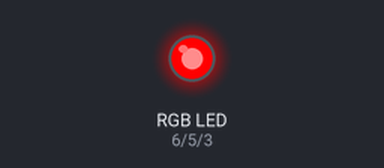
Simulated run of this sketch. Board: Arduino Uno, built with avr-gcc and run on an emulated ATmega328P. Parts: an RGB LED mixed from three pins (HIGH = lit). Dim RGB values are drawn brighter than linear.

Above: at 0.05 s.
At 2.0 s:
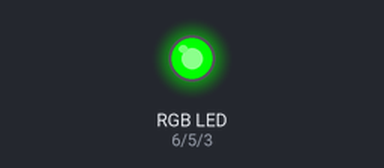
At 3.0 s:
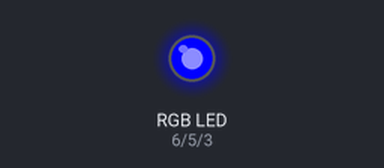
At 4.0 s:
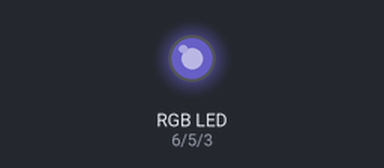
Timing chart, 0 to 5.2 s (numbered marks = the images above):
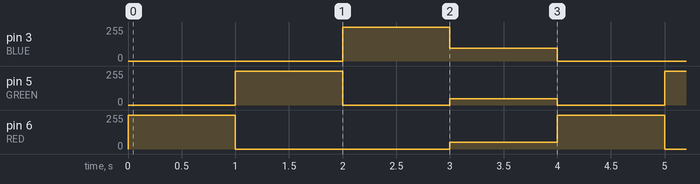

The sketch:

RGB_LED.ino
```cpp
// Define Pins
#define BLUE 3
#define GREEN 5
#define RED 6

void setup()
{
  pinMode(RED, OUTPUT);
  pinMode(GREEN, OUTPUT);
  pinMode(BLUE, OUTPUT);
  digitalWrite(RED, LOW);
  digitalWrite(GREEN, LOW);
  digitalWrite(BLUE, LOW);
}

// define variables
  int redValue;
  int greenValue;
  int blueValue;

// main loop
void loop()
{
// delay 10 if you want to use loop to change colors

  selectColor(255,0,0); // red
  delay(1000);
  selectColor(0,255,0); // green
  delay(1000);
  selectColor(0,0,255); // blue
  delay(1000);
  selectColor(50,46,96); // random color.
  delay(1000);

}

void selectColor(int R, int G, int B){
  // select color funtion so we dont have to repeat analogWrite.
  // Takes in R , G , B value
  analogWrite(RED, R);
  analogWrite(GREEN, G);
  analogWrite(BLUE, B);


  }
```

Measured:
- by itself, pin 3 (BLUE): repeats every 4.0 s: 96/255 1.0 s, 0/255 2.0 s, 255/255 1.0 s
- by itself, pin 5 (GREEN): repeats every 4.0 s: 0/255 1.0 s, 46/255 1.0 s, 0/255 1.0 s, 255/255 1.0 s
- by itself, pin 6 (RED): repeats every 4.0 s: 0/255 2.0 s, 50/255 1.0 s, 255/255 1.0 s
